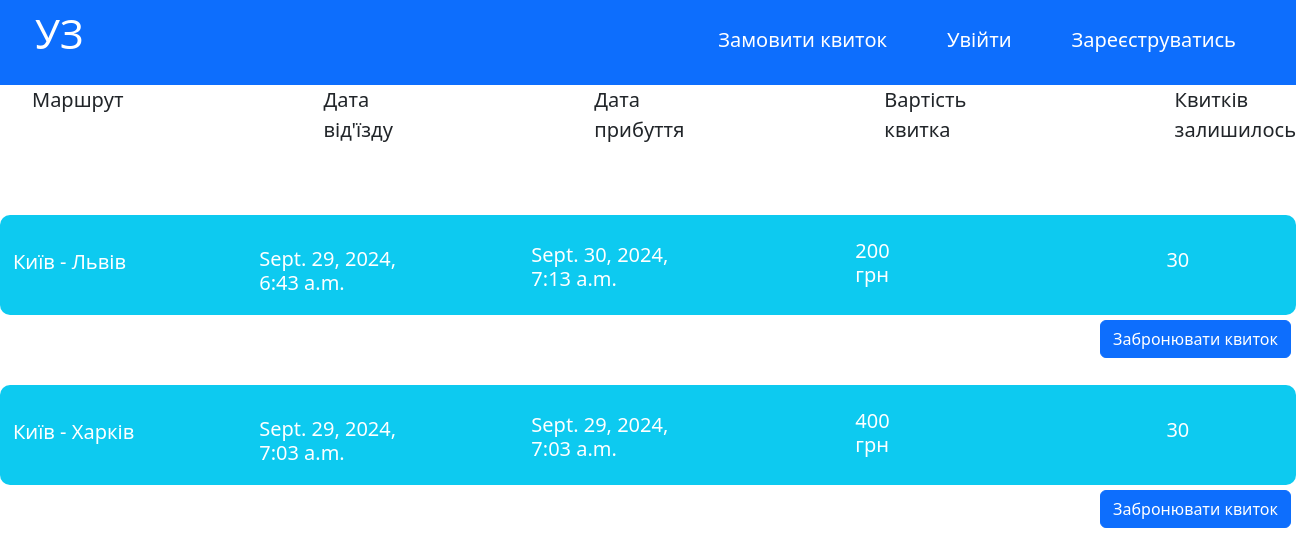
Before: / with the older database file.
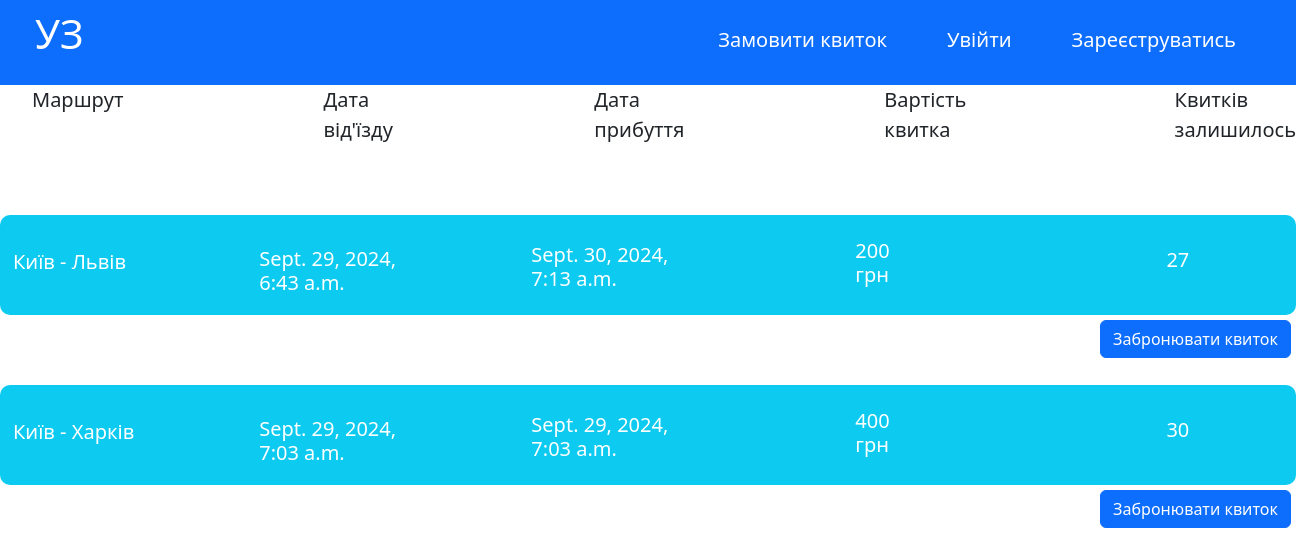
After: the same page with the newer database file.
### railway_system/models.py (models this page shows, shortened)
class TimeTable(models.Model):
    route = models.CharField(max_length=255)
    depature_date = models.DateTimeField()
    date_of_arrival = models.DateTimeField()
    price_of_ticket = models.IntegerField()
    total_tickets = models.IntegerField(default=30)
    date_of_appointment = models.DateField(auto_now_add=True)
    def get_absolute_url(self):
        return reverse('railway_system:book_ticket', kwargs={
            'timetable_id': self.id,
        })
    class Meta:
        verbose_name = 'Розклад'
        verbose_name_plural = 'Розклади'

### railway_system/views.py (the view)
# urls.py: path('', HomeView.as_view(), name='home'),
class HomeView(generic.ListView):
    template_name = 'railway_system/home.html'
    model = TimeTable
    context_object_name = 'timetables'

### templates/railway_system/home.html (shortened to what this page needs)
{% extends 'base.html' %}
{% load static %}
{% block head %}
<link rel="stylesheet" href="{% static 'railway_system/css/home.css' %}">
{% endblock %}
{% block body %}
<ul>
    <li>Маршрут</li>
    <li>Дата від'їзду</li>
    <li>Дата прибуття</li>
    <li>Вартість квитка</li>
    <li>Квитків залишилось</li>
</ul>
    {% for timetable in timetables %}
        <div class="bg-info text-white">
            <h5 class="route">{{ timetable.route }}</h5>
            <h5 class="depature_date">{{ timetable.depature_date }}</h5>
            <h5 class="date_of_arrival">{{ timetable.date_of_arrival }}</h5>
            <h5 class="price_of_ticket">{{ timetable.price_of_ticket }} грн</h5>
            <h5 class="total_tickets">{{ timetable.total_tickets }}</h5>
        </div>
        <a href="{{ timetable.get_absolute_url }}"><button class="btn btn-primary">Забронювати квиток</button></a>
    {% endfor %}
{% endblock %}

Changed rows visible on the page:
changed TimeTable "Київ - Львів": total_tickets "30" → "27"
